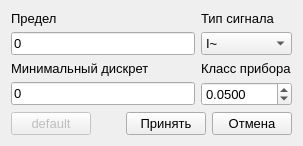
<?xml version="1.0" encoding="UTF-8"?>
<ui version="4.0">
 <class>Dialog</class>
 <widget class="QDialog" name="Dialog">
  <property name="geometry">
   <rect>
    <x>0</x>
    <y>0</y>
    <width>303</width>
    <height>146</height>
   </rect>
  </property>
  <property name="sizePolicy">
   <sizepolicy hsizetype="Fixed" vsizetype="Fixed">
    <horstretch>0</horstretch>
    <verstretch>0</verstretch>
   </sizepolicy>
  </property>
  <property name="font">
   <font>
    <pointsize>10</pointsize>
   </font>
  </property>
  <property name="windowTitle">
   <string>Параметры измерения</string>
  </property>
  <layout class="QVBoxLayout" name="verticalLayout">
   <item>
    <layout class="QGridLayout" name="gridLayout_4">
     <item row="0" column="0">
      <widget class="QLabel" name="label">
       <property name="text">
        <string>Предел</string>
       </property>
      </widget>
     </item>
     <item row="3" column="1">
      <widget class="QLabel" name="label_3">
       <property name="text">
        <string>Класс прибора</string>
       </property>
      </widget>
     </item>
     <item row="3" column="0">
      <widget class="QLabel" name="label_2">
       <property name="text">
        <string>Минимальный дискрет</string>
       </property>
      </widget>
     </item>
     <item row="0" column="1">
      <widget class="QLabel" name="label_4">
       <property name="text">
        <string>Тип сигнала</string>
       </property>
      </widget>
     </item>
     <item row="4" column="0">
      <widget class="QEditDoubleClick" name="minimal_discrete_edit">
       <property name="minimumSize">
        <size>
         <width>0</width>
         <height>0</height>
        </size>
       </property>
       <property name="maximumSize">
        <size>
         <width>16777215</width>
         <height>16777215</height>
        </size>
       </property>
       <property name="font">
        <font>
         <pointsize>10</pointsize>
        </font>
       </property>
       <property name="text">
        <string>0</string>
       </property>
      </widget>
     </item>
     <item row="4" column="1">
      <widget class="QDoubleSpinBox" name="device_class_spinbox">
       <property name="font">
        <font>
         <pointsize>10</pointsize>
        </font>
       </property>
       <property name="decimals">
        <number>4</number>
       </property>
       <property name="minimum">
        <double>0.000100000000000</double>
       </property>
       <property name="maximum">
        <double>10.000000000000000</double>
       </property>
       <property name="singleStep">
        <double>0.050000000000000</double>
       </property>
       <property name="value">
        <double>0.050000000000000</double>
       </property>
      </widget>
     </item>
     <item row="1" column="1">
      <widget class="QComboBox" name="signal_type_combobox">
       <item>
        <property name="text">
         <string>I~</string>
        </property>
       </item>
       <item>
        <property name="text">
         <string>U~</string>
        </property>
       </item>
       <item>
        <property name="text">
         <string>I=</string>
        </property>
       </item>
       <item>
        <property name="text">
         <string>U=</string>
        </property>
       </item>
      </widget>
     </item>
     <item row="1" column="0">
      <widget class="QEditDoubleClick" name="limit_edit">
       <property name="minimumSize">
        <size>
         <width>0</width>
         <height>0</height>
        </size>
       </property>
       <property name="maximumSize">
        <size>
         <width>16777215</width>
         <height>16777215</height>
        </size>
       </property>
       <property name="font">
        <font>
         <pointsize>10</pointsize>
        </font>
       </property>
       <property name="text">
        <string>0</string>
       </property>
      </widget>
     </item>
    </layout>
   </item>
   <item>
    <layout class="QHBoxLayout" name="horizontalLayout_2">
     <property name="sizeConstraint">
      <enum>QLayout::SetDefaultConstraint</enum>
     </property>
     <item>
      <widget class="QPushButton" name="default_button">
       <property name="enabled">
        <bool>false</bool>
       </property>
       <property name="text">
        <string>default</string>
       </property>
       <property name="default">
        <bool>true</bool>
       </property>
      </widget>
     </item>
     <item>
      <spacer name="horizontalSpacer">
       <property name="orientation">
        <enum>Qt::Horizontal</enum>
       </property>
       <property name="sizeHint" stdset="0">
        <size>
         <width>40</width>
         <height>20</height>
        </size>
       </property>
      </spacer>
     </item>
     <item>
      <widget class="QPushButton" name="accept_button">
       <property name="text">
        <string>Принять</string>
       </property>
       <property name="autoDefault">
        <bool>false</bool>
       </property>
      </widget>
     </item>
     <item>
      <widget class="QPushButton" name="reject_button">
       <property name="text">
        <string>Отмена</string>
       </property>
       <property name="autoDefault">
        <bool>false</bool>
       </property>
      </widget>
     </item>
    </layout>
   </item>
  </layout>
 </widget>
 <customwidgets>
  <customwidget>
   <class>QEditDoubleClick</class>
   <extends>QLineEdit</extends>
   <header>custom_widgets.CustomLineEdit</header>
  </customwidget>
 </customwidgets>
 <tabstops>
  <tabstop>limit_edit</tabstop>
  <tabstop>signal_type_combobox</tabstop>
  <tabstop>minimal_discrete_edit</tabstop>
  <tabstop>device_class_spinbox</tabstop>
  <tabstop>accept_button</tabstop>
  <tabstop>reject_button</tabstop>
  <tabstop>default_button</tabstop>
 </tabstops>
 <resources/>
 <connections/>
</ui>
